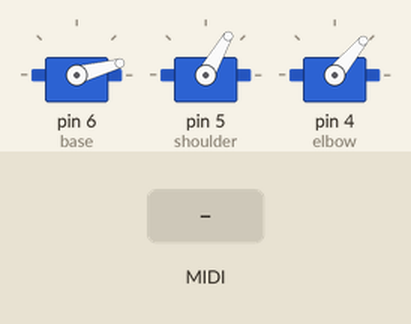
This sketch was run on a simulated Arduino Uno, built with avr-gcc and run on an emulated ATmega328P. Shown: 3 × servo. The inputs (shaded band) are chosen by the test bench. MIDI output is not drawn.

Above: at 1.2 s.
1.3 s: MIDI note 36 received
At 2.4 s:
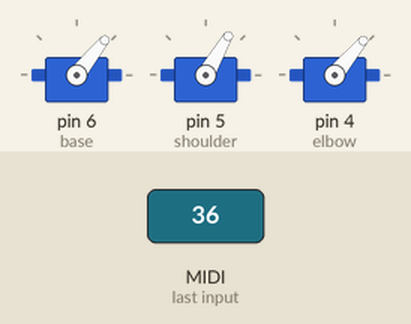
2.8 s: MIDI note 48 received
At 3.5 s:
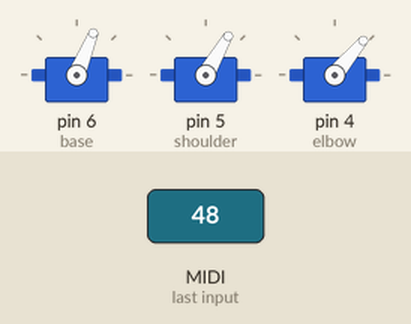
4.3 s: MIDI note 60 received
At 4.7 s:
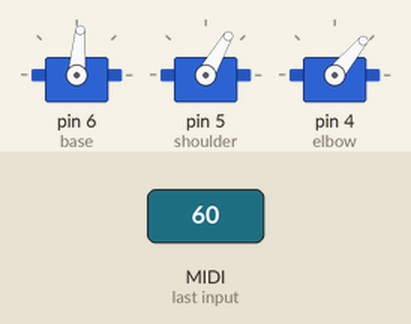
5.8 s: MIDI note 72 received
At 7.0 s:
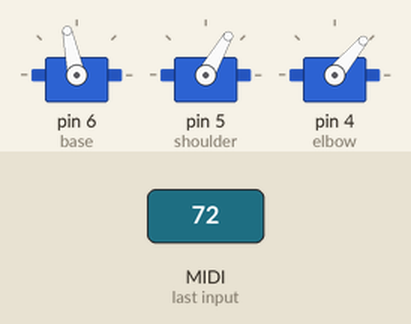
Timing chart, 0 to 8.3 s (numbered marks = the images above; inputs shaded):
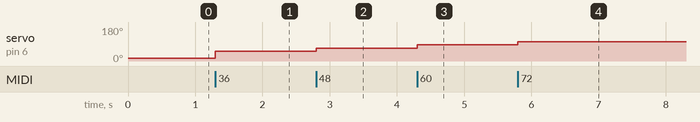

The sketch:

MIDI-Robot-Arm.ino
```cpp
#include <MIDI.h>
#include <Servo.h>

//Declare servos
Servo base, shoulder, elbow;

//Declare buffers for servo states
//Servo values are valid between 0 - 180
int basep = 15;     //15 is straight ahead
int shoulderp = 60; // 60 is straight up, 80 is slightly leaning forward
int elbowp = 50;    // 50 is straight out, 80 is slightly leaning forward


MIDI_CREATE_DEFAULT_INSTANCE();

void setup() {
  // put your setup code here, to run once:
  //Define the servos
  base.attach(6);
  shoulder.attach(5);
  elbow.attach(4);

  // Initiate MIDI
  MIDI.begin(MIDI_CHANNEL_OMNI);
  Serial.begin(115200);
  MIDI.setHandleNoteOn(handleNoteOn);
  MIDI.setHandleControlChange(handleControlChange);

  resetServoPosition();
}

//Set all servos to a base position
void resetServoPosition() {
  base.write(basep);
  shoulder.write(shoulderp);
  elbow.write(elbowp);
}

void handleNoteOn(byte channel, byte note, byte velocity){

  note = note * 1.42;   // Multiply with 1.42 to scale the 0-127 tange to 0-180
  switch (channel){
    case 1: // Base
      base.write(note);
      break;
    case 2: // Shoulder
      shoulder.write(note);
      break;
    case 3: // Elbow
      elbow.write(note);
      break;
  }
}

void handleControlChange(byte channel, byte number, byte value){

  int pos = number + value;

  switch (channel){
    case 1: // Base
      base.write(pos);
      break;
    case 2: // Shoulder
      shoulder.write(pos);
      break;
    case 3: // Elbow
      elbow.write(pos);
      break;
  }
}

void loop() {
  // put your main code here, to run repeatedly:

  MIDI.read();
}
```

Measured:
- after the input at 1.3 s, servo on pin 6 (base): 15° → 51° at once
- after the input at 2.8 s, servo on pin 6 (base): 51° → 68° at once
- after the input at 4.3 s, servo on pin 6 (base): 68° → 85° at once
- after the input at 5.8 s, servo on pin 6 (base): 85° → 102° at once
